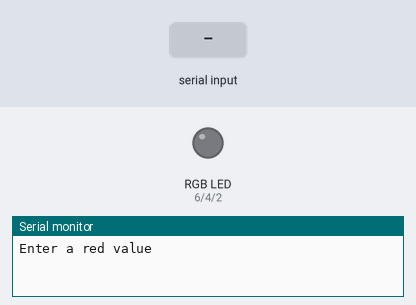
A sketch run on a simulated Arduino Uno, built with avr-gcc and run on an emulated ATmega328P. On the bench: an RGB LED mixed from three pins (HIGH = lit), the last lines printed to the serial monitor. The test bench sets the inputs (shaded band). Dim RGB values are drawn brighter than linear.

Above: at 1.2 s.
1.3 s: "90,45,200\n" received over Serial
At 1.8 s:
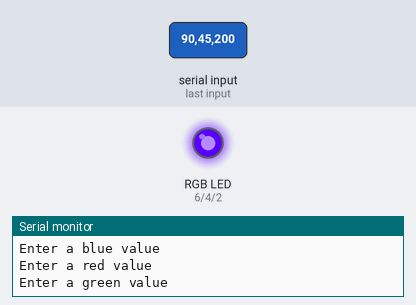
2.8 s: "30,150,10\n" received over Serial
At 4.0 s:
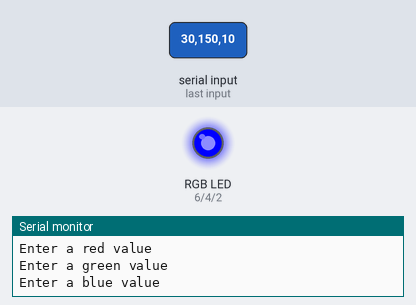
4.3 s: "90,45\n" received over Serial
At 5.0 s:
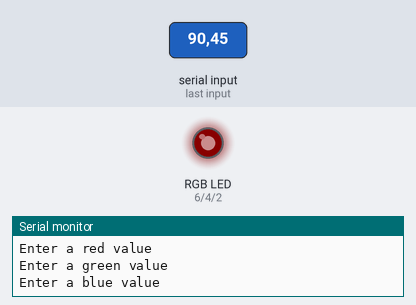
5.8 s: "200\n" received over Serial
At 6.2 s:
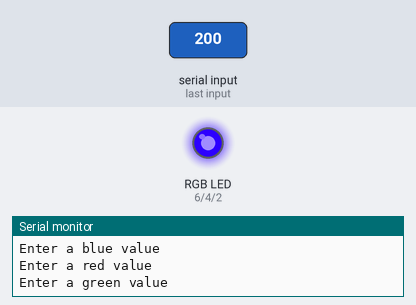
7.3 s: "200\n" received over Serial
At 7.9 s:
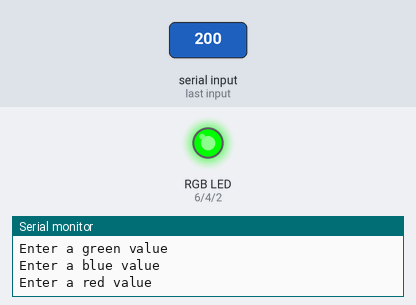
8.8 s: "30,150\n" received over Serial
At 9.2 s:
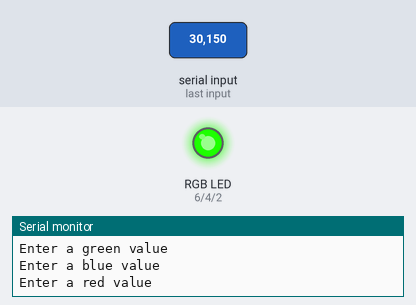
Timing chart, 0 to 11.3 s (numbered marks = the images above; inputs shaded):
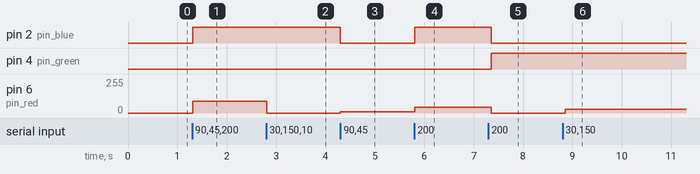

The sketch:

RGB_Led.ino
```cpp
const byte pin_red = 6;
const byte pin_green = 4;
const byte pin_blue = 2;
//const byte pin_potentiometer = A15;

void setup() {
  pinMode(pin_red, OUTPUT);
  pinMode(pin_green, OUTPUT);
  pinMode(pin_blue, OUTPUT);

  Serial.begin(9600);
  Serial.setTimeout(50);
}

void loop() {
  // put your main code here, to run repeatedly:
  //int potVal = analogRead(pin_potentiometer);
  Serial.println("Enter a red value");
  while (Serial.available() == 0) {}
  int red = Serial.parseInt();

  Serial.println("Enter a green value");
  while (Serial.available() == 0) {}
  int green = Serial.parseInt();

  Serial.println("Enter a blue value");
  while (Serial.available() == 0) {}
  int blue = Serial.parseInt();

  analogWrite(pin_red, red);
  analogWrite(pin_green, green);
  analogWrite(pin_blue, blue);
}
```

Measured:
- after the input at 1.3 s, pin 2 (pin_blue): LOW → HIGH at once; pin 6 (pin_red): 0/255 → 90/255 at once
- after the input at 2.8 s, pin 6 (pin_red): 90/255 → 0/255 at once
- after the input at 4.3 s, pin 2 (pin_blue): HIGH → LOW at once; pin 6 (pin_red): 0/255 → 10/255 at once
- after the input at 5.8 s, pin 2 (pin_blue): LOW → HIGH at once; pin 6 (pin_red): 10/255 → 45/255 at once
- after the input at 7.3 s, pin 2 (pin_blue): HIGH → LOW after 0.05 s; pin 4 (pin_green): LOW → HIGH after 0.05 s; pin 6 (pin_red): 45/255 → 0/255 after 0.05 s
- after the input at 8.8 s, pin 6 (pin_red): 0/255 → 30/255 after 0.06 s
